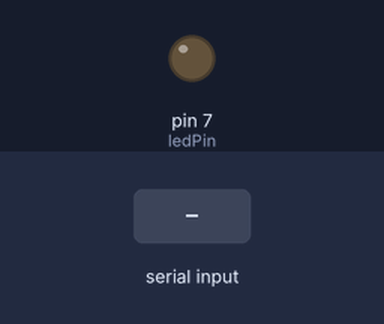
Bench run of a sketch on a simulated Arduino Uno, built with avr-gcc and run on an emulated ATmega328P. Parts: output pins drawn as LEDs (lit = HIGH). The inputs (shaded band) are chosen by the test bench.

Above: at 1.2 s.
1.3 s: "1" received over Serial
At 2.4 s:
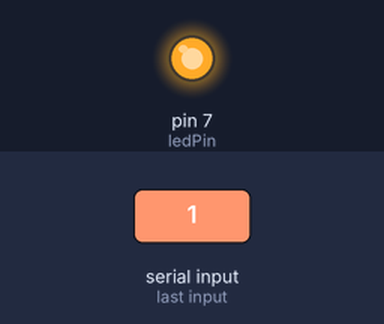
2.8 s: "0" received over Serial
At 3.5 s:
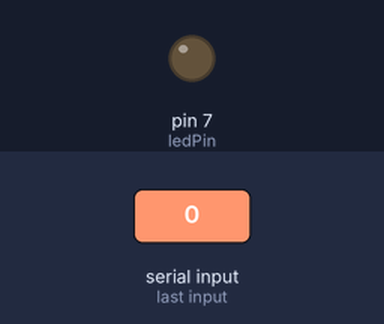
Timing chart, 0 to 5.8 s (numbered marks = the images above; inputs shaded):
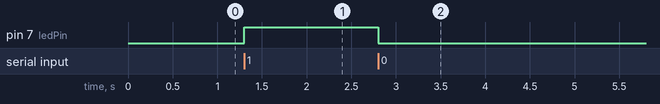

Measured:
- after the input at 1.3 s, pin 7 (ledPin): LOW → HIGH at once
- after the input at 2.8 s, pin 7 (ledPin): HIGH → LOW at once

The sketch:

Control_your_Arduino_with_your_phone.ino
```cpp
/* Control your Arduino with your phone
 *
 *  learnelectronics
 *
 *  4 FEB 17
 *
 *  www/youtube.com/c/learnelectronics
 */

#define ledPin 7                      //pin led is connected to

char phone;                           //char variable named phone


void setup() {

pinMode(ledPin, OUTPUT);              //set ledPin for OUTPUT
Serial.begin(9600);                   //begin serial comms @ 9600 baud

}

void loop() {

  if (Serial.available() > 0) {       //if data is received
     phone = (char) Serial.read();    //store data in phone variable
  }
    switch (phone) {                  //switch/case to decide how to handle data

    case '1':                         //if we recieve a 1
      digitalWrite(ledPin, HIGH);     //light the led
      break;                          //end loop

    case '0':                         //if we recieve a 0
      digitalWrite(ledPin, LOW);      //turn off led
      break;                          //end loop
    }


}
```
